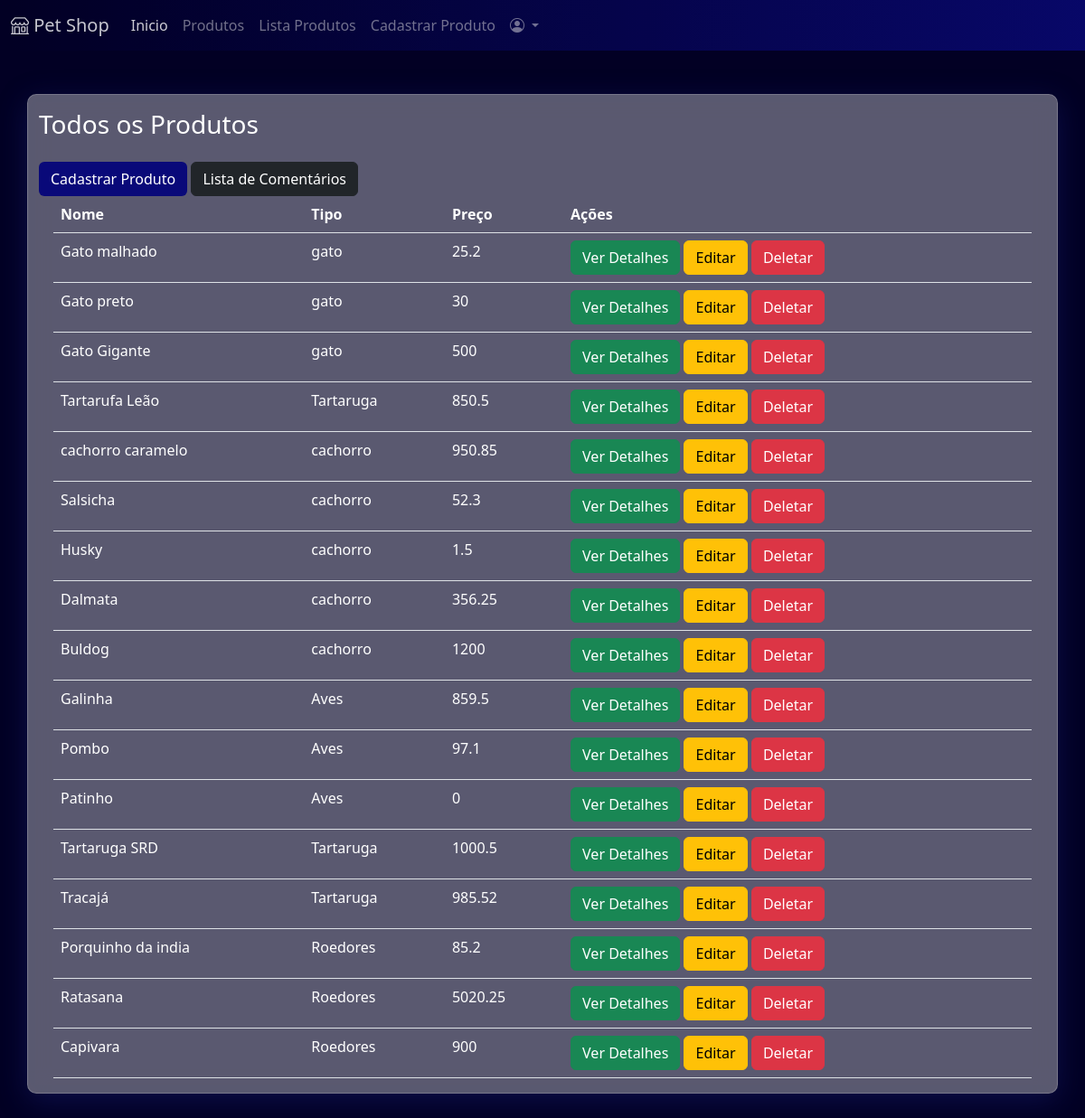
Page /produtos/listaprodutos.php on the committed database.
### tables this page shows
CREATE TABLE produtos(
id INTEGER PRIMARY KEY AUTOINCREMENT,
nome TEXT,
tipo TEXT,
descricao TEXT,
preco REAL,
quantidade INTEGER,
imagem TEXT
);

### produtos/listaprodutos.php (the view)
<?php
include '../configuracao/conexao.php';
include '../componentes/header.php';
$todosProdutos = "SELECT * FROM produtos";
$Produtos = $db->query($todosProdutos);
?>
<section class="py-5">
  <div class="container efeito-vidro">
    <div class="py-3">
      <h3>
        Todos os Produtos
      </h3>
    </div>
    <div>
      <a href="cadastro.php" class="btn btn-blue">Cadastrar Produto</a>
      <a href="../comentarios/lista.php" class="btn btn-dark">Lista de Comentários</a>
    </div>
    <div class="table-responsive px-3">
      <table class="table text-white">
        <thead>
          <tr>
            <th>Nome</th>
            <th>Tipo</th>
            <th>Preço</th>
            <th>Ações</th>
          </tr>
        </thead>
        <tbody>
          <?php
          while ($produto = $Produtos->fetchArray()) {
          ?>
            <tr>
              <td><?php echo $produto['nome'] ?></td>
              <td><?php echo $produto['tipo'] ?></td>
              <td><?php echo $produto['preco'] ?></td>
              <td>
                <a href="item.php?u_id=<?php echo $produto['id']; ?>" class="btn btn-success">Ver Detalhes</a>
                <a href="./editarproduto.php?id=<?php echo $produto['id']; ?>" class="btn btn-warning">Editar</a>
                <a href="delete.php?u_id=<?php echo $produto['id']; ?>" class="btn btn-danger">Deletar</a>
              </td>
            </tr>
          <?php
          }
          ?>
        </tbody>
      </table>
    </div>
  </div>
</section>
<?php
include '../componentes/footer.php';
?>

### componentes/estilo.css (style rules this page uses)
.bg-2 { background-color: #020024; }
.efeito-vidro { background: rgba(255, 255, 255, 0.35); box-shadow: 0 8px 32px 0 rgba(31, 38, 135, 0.37); backdrop-filter: blur(13.5px); -webkit-backdrop-filter: blur(13.5px); border-radius: 10px; border: 1px solid rgba(255, 255, 255, 0.18); color: #fff; }
.btn-blue { background-color: #090979; color: #fff; }

### rows in the picture
produtos: nome "Gato malhado", tipo "gato", preco "25.2"
produtos: nome "Gato preto", tipo "gato", preco "30"
produtos: nome "Gato Gigante", tipo "gato", preco "500"
produtos: nome "Tartarufa Leão", tipo "Tartaruga", preco "850.5"
produtos: nome "cachorro caramelo", tipo "cachorro", preco "950.85"
produtos: nome "Salsicha", tipo "cachorro", preco "52.3"
produtos: nome "Husky", tipo "cachorro", preco "1.5"
produtos: nome "Dalmata", tipo "cachorro", preco "356.25"
produtos: nome "Buldog", tipo "cachorro", preco "1200"
produtos: nome "Galinha", tipo "Aves", preco "859.5"
produtos: nome "Pombo", tipo "Aves", preco "97.1"
produtos: nome "Patinho", tipo "Aves", preco "0"
produtos: nome "Tartaruga SRD", tipo "Tartaruga", preco "1000.5"
produtos: nome "Tracajá", tipo "Tartaruga", preco "985.52"
produtos: nome "Porquinho da india", tipo "Roedores", preco "85.2"
produtos: nome "Ratasana", tipo "Roedores", preco "5020.25"
produtos: nome "Capivara", tipo "Roedores", preco "900"
